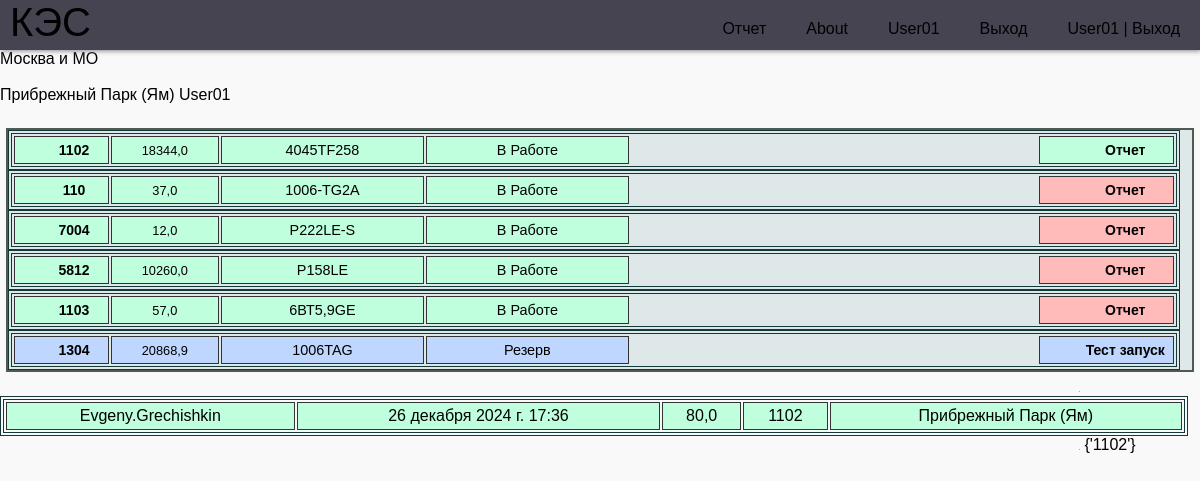
The page /area/4/ (signed in) on the database its author committed.
### report/models.py (models this page shows, shortened)
class ObjectKES(models.Model):
    name = models.CharField(max_length=30)
    manager = models.ForeignKey(get_user_model(),
                               on_delete=models.SET_NULL,
                               related_name='manager_obj',
                               null=True, default=None)
    public = models.BooleanField(default=False)
    class Meta:
        verbose_name = 'Объект'
        verbose_name_plural = 'Объект'

class Location(models.Model):
    name = models.CharField(max_length=30)
    object_kes = models.ForeignKey(ObjectKES, on_delete=models.SET_NULL, null=True)
    operator = models.ForeignKey(get_user_model(),
                               on_delete=models.SET_NULL,
                               related_name='operator_area',
                               null=True, default=None)
    address = models.CharField(max_length=250, blank=True)
    def __str__(self):
        return f"{self.name}"
    class Meta:
        verbose_name = 'Участок'
        verbose_name_plural = 'Участок'

class CreateDGU(models.Model):
    name = models.CharField(max_length=30, verbose_name="Номер Дгу")
    hours = models.FloatField(null=True, default=0, verbose_name='МотоЧасы')
    maker_dvs = models.ForeignKey(Maker, on_delete=models.SET_NULL, null=True, blank=True, verbose_name="Производитель")
    long_name = models.CharField(max_length=30, null=True, blank=True, verbose_name="Название Дгу")
    post_name = models.ForeignKey(Post, on_delete=models.SET_NULL, null=True, blank=True, verbose_name="Название поста")
    dvs = models.ForeignKey(DVS, on_delete=models.SET_NULL, null=True, blank=True, verbose_name="ДВС")
    alternator = models.ForeignKey(Alternator, on_delete=models.SET_NULL, null=True, blank=True, verbose_name="Генератор")
    location = models.ForeignKey(Location, on_delete=models.SET_NULL, null=True, blank=True, verbose_name="Обьект")
    work = models.BooleanField(default=False, verbose_name='в Работе')
    status = models.ForeignKey(Status, on_delete=models.SET_NULL, null=True, verbose_name="Состояние")
    emkost_nak = models.ForeignKey(TK, on_delete=models.SET_NULL, default=1,
                                   null=True, blank=True, verbose_name="Номер накопительной емкости")
    emkost_pit = models.ForeignKey(Emkost, on_delete=models.SET_NULL, default=1,
                                   null=True, blank=True, verbose_name="Номер питательной емкости")
    pump_meter = models.ForeignKey(Pump_meter, on_delete=models.SET_NULL, default=1,
                                   null=True, blank=True, verbose_name="Счетчик насоса")
    mercury = models.ForeignKey(Mercury, on_delete=models.SET_NULL, null=True, blank=True, default=1,
                                verbose_name="Счетчик меркурий")
    paralel = models.BooleanField(default=False, verbose_name='Паралель')
    koguch = models.BooleanField(default=False, verbose_name='Кожухное Исполнение')
    weight = models.PositiveIntegerField(null=True, blank=True, default=0, verbose_name='Вес кг')
    lsh = models.CharField(max_length=100, null=True, blank=True, verbose_name="Длинна * Ширина * Высота ")
    title = models.CharField(max_length=250, blank=True, verbose_name='Описание  проблем')
    data_to = models.DateField(blank=True, null=True,  verbose_name='Дата последнего ТО')
    motochas_to = models.PositiveIntegerField(null=True, blank=True,  verbose_name='Моточасы последнего ТО')
    interval_to = models.PositiveIntegerField(null=True, blank=True, default=300, verbose_name='Межсервисный интервал')
    nagruzka = models.BooleanField(default=True, verbose_name='Нагрузка')
    active = models.BooleanField(default=True, verbose_name='Активная Нагрузка')
    reactive = models.BooleanField(default=True, verbose_name='Реактивная Нагрузка')
    full_load = models.BooleanField(default=True, verbose_name='Полная Нагрузка')
    l1 = models.BooleanField(default=True, verbose_name='L1')
    l2 = models.BooleanField(default=True, verbose_name='L2')
    l3 = models.BooleanField(default=True, verbose_name='L3')
    voltage = models.BooleanField(default=True, verbose_name='Напряжение')
    frequency = models.BooleanField(default=True, verbose_name='Частота')
    dmasla = models.BooleanField(default=True, verbose_name='Давление масла')
    tog = models.BooleanField(default=True, verbose_name='Темп. Охл. Жидкости')
    akb = models.BooleanField(default=True, verbose_name='АКБ')
    primechanie = models.BooleanField(default=True, verbose_name='Примечания')
    tk_nak = models.BooleanField(default=True, verbose_name='ТК')
    emk_pit = models.BooleanField(default=True, verbose_name='Емкость питательная')
    pump_m = models.BooleanField(default=True, verbose_name='Счетчик Насоса')
    mrc = models.BooleanField(default=False, verbose_name='Меркурий')
    class Meta:
        verbose_name = 'ДГУ'
        verbose_name_plural = 'ДГУ'

class DVS(models.Model):
    model_dvs = models.ForeignKey(DVSmodel, on_delete=models.SET_NULL, blank=True, null=True, verbose_name="ДВС")
    sn = models.CharField(max_length=70, blank=True, verbose_name='Серейный номер')
    engine_hours = models.FloatField(default=0, null=True, verbose_name="Моточасы")
    title = models.CharField(max_length=250, blank=True, verbose_name='Описание')
    class Meta:
        verbose_name = 'ДВС'
        verbose_name_plural = 'ДВС'

class DVSmodel(models.Model):
    model_dvs = models.CharField(blank=True, max_length=30, verbose_name='Модель ДВС')
    maker_dvs = models.ForeignKey(Maker, on_delete=models.SET_NULL, null=True, verbose_name="Производитель")
    power = models.IntegerField(blank=True, verbose_name="Мощьность ДВС")
    cylinders = models.IntegerField(blank=True, verbose_name="Количество цилиндров")
    volume = models.DecimalField(blank=True, null=True, max_digits=5, decimal_places=2,  verbose_name="Объем ДВС")
    weight = models.PositiveIntegerField(null=True, blank=True, default=0, verbose_name='Вес кг')
    title = models.CharField(max_length=250, blank=True, verbose_name='Описание')
    class Meta:
        verbose_name = 'Модель ДВС'
        verbose_name_plural = 'Модель ДВС'

class ReportDGU(models.Model):
    dgu = models.ForeignKey(CreateDGU, on_delete=models.SET_NULL, null=True, verbose_name="Номер Дгу")
    author = models.ForeignKey(get_user_model(), on_delete=models.SET_NULL, related_name='posts', null=True,
                               default=None)
    narabotka = models.FloatField(blank=True, null=True,  verbose_name='Наработка')
    nagruzka = models.PositiveIntegerField(null=True, blank=True, verbose_name='Нагрузка')
    active = models.PositiveIntegerField(null=True, blank=True,  verbose_name='Активная Нагрузка')
    reactive = models.PositiveIntegerField(null=True, blank=True,  verbose_name='Реактивная  Нагрузка')
    full_load = models.PositiveIntegerField(null=True, blank=True,  verbose_name='Полная  Нагрузка')
    l1 = models.PositiveSmallIntegerField(null=True, blank=True,  verbose_name='L1')
    l2 = models.PositiveSmallIntegerField(null=True, blank=True,  verbose_name='L2')
    l3 = models.PositiveSmallIntegerField(null=True, blank=True,  verbose_name='L3')
    voltage = models.FloatField(blank=True, null=True,  verbose_name='Напряжение')
    frequency = models.FloatField(blank=True, null=True,  verbose_name='Частота')
    dmasla = models.FloatField(blank=True, null=True, verbose_name='Давление масла')
    tc = models.FloatField(blank=True, null=True,  verbose_name='Темп. Охл. Жидкости')
    akb = models.FloatField(blank=True, null=True, verbose_name='АКБ')
    title = models.CharField(max_length=450, null=True, blank=True,  verbose_name='Замечания')
    emkost_nak = models.ForeignKey(TK, on_delete=models.SET_NULL,
                                   null=True, blank=True, verbose_name="Номер накопительной емкости")
    emkost_nak_pok = models.FloatField(blank=True, null=True,  verbose_name='Уровень ДТ  см')
    emkost_pit = models.ForeignKey(Emkost, on_delete=models.SET_NULL,
                                   null=True, blank=True, verbose_name="Номер питательной емкости")
    emkost_pit_pok = models.FloatField(blank=True, null=True,  verbose_name='Уровень ДТ  см')
    pump_meter = models.ForeignKey(Pump_meter, on_delete=models.SET_NULL,
                                   null=True, blank=True, verbose_name="Счетчик насоса")
    pump_meter_pok = models.FloatField(blank=True, null=True,  verbose_name='Счетчик л')
    mercury = models.ForeignKey(Mercury, on_delete=models.SET_NULL, null=True, blank=True,
                                verbose_name="Счетчик меркурий")
    mercury_pok = models.FloatField(null=True, default=0, verbose_name='Покозания Меркурия')
    time_create = models.DateTimeField(auto_now_add=True, blank=True, null=True,)
    time_update = models.DateTimeField(auto_now=True, blank=True, null=True,)
    class Meta:
        verbose_name = 'Ежедневный отчет'
        verbose_name_plural = 'Ежедневный отчет'

### report/views.py (the view)
# urls.py: path("area/<int:id>/", area, name='area'),
@login_required
def area(request, id):
    y, m, d = (int(i) for i in date.today().isoformat().split("-"))
    dgus = CreateDGU.objects.filter(location=id)
    location = Location.objects.get(id=id)
    object_kes = Location.objects.get(id=id).object_kes.name
    report = ReportDGU.objects.filter(time_create__date=date(y, m, d), dgu__location__id=id)
    rpt = set(i.dgu.name for i in report)
    return render(request, "area.html",
                  {'dgus': dgus, 'location': location, 'object_kes': object_kes,
                   'report': report, 'rpt': rpt})

### report/templates/area.html (shortened to what this page needs)
{% extends 'base.html' %}
{% load static %}
{% block css %}
    <link rel="stylesheet" href="{% static 'style/style.css' %}">
    <link rel="stylesheet" href="{% static 'style/style_area.css' %}">
{% endblock css %}
{% block content %}
<main>
    <p>{{ object_kes }}</p> <br>
    <p>{{ location.name }} {{ location.operator }}</p> <br>
        <div class="blok_1  inline">
            {% for dgu in dgus %}
                <table>
                    <tr>
                        {% if dgu.status.id == 2 %}
                            <td class="st1 dgu_status_avar"><a href="{% url 'dgu' dgu.id %}" >{{dgu.name}}</a></td>
                            <td class="st5 dgu_status_avar">{{dgu.dvs.engine_hours}}</td>
                            <td class="st2 dgu_status_avar">{{dgu.dvs.model_dvs.model_dvs}}</td>
                            <td class="st3 dgu_status_avar">Аварийная остановка</td>
                            <td class="st6 dgu_status_avar">{{dgu.title}}</td>
                            <td class="st4 dgu_status_avar"><a href="../../create_report/{{dgu.id}}">Ремонт</a></td>
                        {% elif not dgu.work %}
                            <td class="st1 dgu_status_res"><a href="{% url 'dgu' dgu.id %}" >{{dgu.name}}</a></td>
                            <td class="st5 dgu_status_res">{{dgu.dvs.engine_hours}}</td>
                            <td class="st2 dgu_status_res">{{dgu.dvs.model_dvs.model_dvs}}</td>
                                {% if dgu.status.id == 4 %}
                                    <td class="st3 dgu_status_rem">Требуется незн. ремонт</td>
                                {% elif dgu.status.id == 5 %}
                                    <td class="st3 dgu_status_avar">Требуется ТО</td>
                                {% else %}
                                    <td class="st3 dgu_status_res">Резерв</td>
                                {% endif %}
                            <td class="st6 dgu_status_res">{{dgu.title}}</td>
                            <td class="st4 dgu_status_res"><a href="../../create_report/{{dgu.id}}">Тест запуск</a></td>
                        {% elif dgu.work %}
                            <td class="st1 dgu_status_rab" ><a href="{% url 'dgu' dgu.id %}" >{{dgu.name}}</a></td>
                            <td class="st5 dgu_status_rab">{{dgu.dvs.engine_hours}}</td>
                            <td class="st2 dgu_status_rab">{{dgu.dvs.model_dvs.model_dvs}}</td>
                                {% if dgu.status.id == 4 %}
                                    <td class="st3 dgu_status_rem">Требуется незн. ремонт</td>
                                {% elif dgu.status.id == 5 %}
                                    <td class="st3 dgu_status_avar">Требуется ТО</td>
                                {% else %}
                                    <td class="st3 dgu_status_rab">В Работе</td>
                                {% endif %}
                            <td class="st6 dgu_status_rab">{{dgu.title}}</td>
                            {% if dgu.name in rpt %}
                            <td class="st4 dgu_status_rab"><a href="../../create_report/{{dgu.id}}">Отчет</a></td>
                            {% else %}
                            <td class="st4 dgu_status_avar"><a href="../../create_report/{{dgu.id}}">Отчет</a></td>
                            {% endif %}
                        {% endif %}
                    </tr></table>
                {% endfor %}
            </div>
    <table>
    {% for rpt in report %}
    <tr>
        <td>{{ rpt.author}}</td>
        <td>{{ rpt.time_create}}</td>
        <td>{{ rpt.narabotka }}</td>
        <td>{{ rpt.dgu.name }}</td>
        <td>{{ rpt.dgu.location }}</td>
    </tr>
    {% endfor %}</table>
    {{ rpt }}
</main>
{% endblock content %}

### report/templates/base.html (shortened to what this page needs)
<!DOCTYPE html>
{% load static %}
<html lang="ru">
<head>
    {% block css %}{% endblock css %}
</head>
<body>
    <header class="header">
         <a href="{%url 'index'%}" class="logo">КЭС</a>
        <nav class="nav">
            <ul class="menu">
                {% if user.is_authenticated %}
                <li><a href="{%url 'create_dgu'%}">Отчет</a></li>
                <li><a href="#">About</a></li>
                <li><a href="admin/">{{user.username}}</a></li>
                <li><a href="{%url 'users:logout'%}">Выход</a></li>
                <li><a href="{%url 'users:logout'%}">{{user.username}} | Выход</a></li>
                {% else %}
                <li><a href="{%url 'users:login'%}">Авторизация</a></li>
                {% endif %}
            </ul>
        </nav>
    </header>
    {% block content %}{% endblock content %}
</body>
</html>

### report/static/style/style.css (style rules this page uses)
:root { --white: #f9f9f9; --black: #464451; --grey: #85888C; }
* { margin: 0; padding: 0; box-sizing: border-box; }
body { background-color: var(--white); font-family: "Poppins", sans-serif; }
a { text-decoration: none; }
ul { list-style: none; }
.header { background-color: var(--black); box-shadow: 1px 1px 5px 0px var(--grey); position: sticky; top: 0; width: 100%; height: 50px; }
.logo { display: inline-block; color: var(--white); font-size: 40px; margin-left: 10px; }
.nav { width: 100%; height: 100%; position: fixed; background-color: var(--black); overflow: hidden; }
.menu a { display: block; padding: 20px; color: var(--white); }
.nav { max-height: 0; transition: max-height .5s ease-out; }
td, th { margin: 5px; padding: 5px; }
@media (min-width: 768px) { .nav { max-height: 70px; top: 0; position: relative; float: right; width: fit-content; background-color: transparent; } }
@media (min-width: 768px) { .menu li { float: left; } }

### report/static/style/style_area.css (style rules this page uses)
a { color: #000; }
.inline { width: 99%; margin: 6px; float: left; }
.blok_1 { width: 99%; background-color: #DEE8E8; text-align: center; border: 2px solid rgb(81, 90, 81); }
.blok_1 a { color: #000; font-size: 14px; font-weight: bold; text-decoration: none; margin-left: 30%; }
table { border: 4px double #123838; width: 99%; text-align: center; }
td { background: #BFFFDD; border: 1px solid #333; empty-cells: hide; padding: 4px; }
.dgu_status_rab { background: #BFFFDD; }
.dgu_status_res { background: #BFD6FF; }
.dgu_status_avar { background: #FFBABA; }
.st1 { width: 7%; }
.st2 { width: 15%; font-size: 90%; }
.st3 { width:15%; font-size: 90%; }
.st4 { width: 10%; font-size: 90%; }
.st5 { width: 8%; font-size: 80%; }
.st6 { width: 30%; font-size: 80%; }
a:-webkit-any-link { color: #000; }

### rows shown on the page
ObjectKES: name "Москва и МО"
Location: name "Прибрежный Парк (Ям)", operator "User01"
CreateDGU: name "1102", dvs.engine_hours "18344,0", dvs.model_dvs.model_dvs "4045TF258", shows "В Работе"
CreateDGU: name "110", dvs.engine_hours "37,0", dvs.model_dvs.model_dvs "1006-TG2A", shows "В Работе"
CreateDGU: name "7004", dvs.engine_hours "12,0", dvs.model_dvs.model_dvs "P222LE-S", shows "В Работе"
CreateDGU: name "5812", dvs.engine_hours "10260,0", dvs.model_dvs.model_dvs "Р158LE", shows "В Работе"
CreateDGU: name "1103", dvs.engine_hours "57,0", dvs.model_dvs.model_dvs "6ВТ5,9GE", shows "В Работе"
CreateDGU: name "1304", dvs.engine_hours "20868,9", dvs.model_dvs.model_dvs "1006TAG", shows "Резерв"
ReportDGU: author "Evgeny.Grechishkin", time_create "26 декабря 2024 г. 17:36", narabotka "80,0", dgu.name "1102", dgu.location "Прибрежный Парк (Ям)"

### other values the page prints
{{ user.username }} "User01"
{{ rpt }} "{'1102'}"
